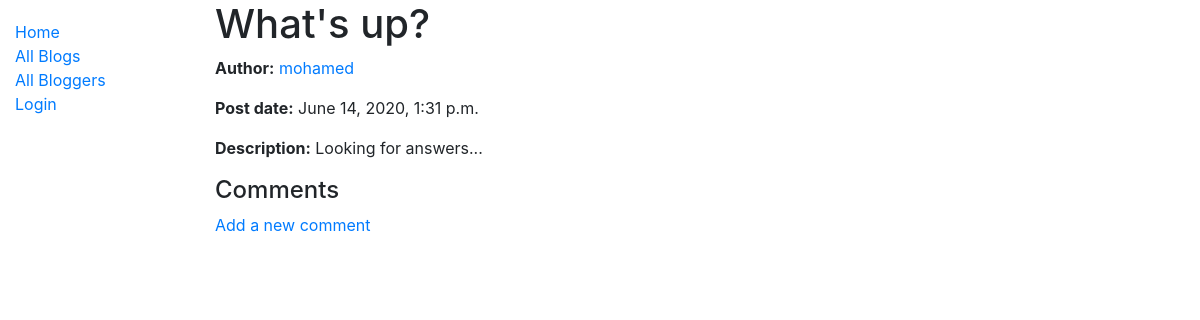
Before: /blog/1 with the older database file.
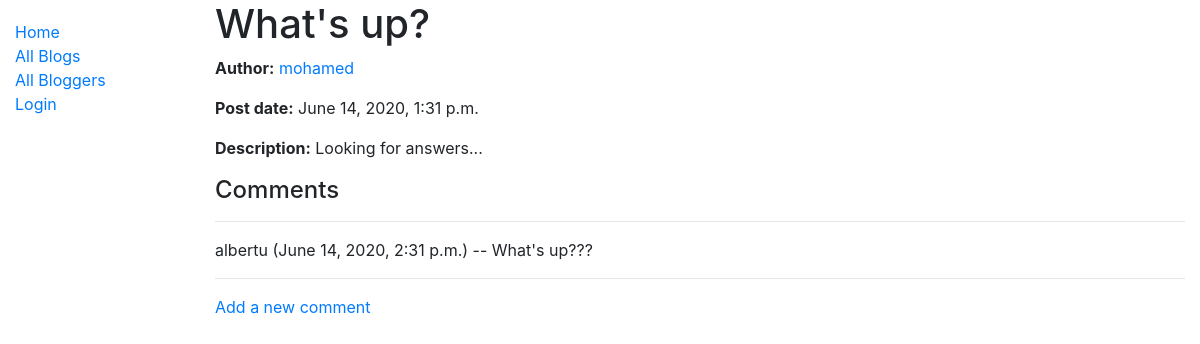
After: the same page with the newer database file.
### blog/models.py (models this page shows, shortened)
class Blog(models.Model):
    post = models.CharField(max_length=200)
    author = models.ForeignKey(Author, on_delete=models.SET_NULL, null=True, blank=True)
    description = models.TextField()
    date = models.DateTimeField(auto_now=True)

class Author(models.Model):
    name = models.OneToOneField(User, on_delete=models.SET_NULL, null=True)
    bio = models.TextField()
    class Meta:
        ordering = ['name']
    def __str__(self):
        return self.name.username
    def get_absolute_url(self):
        return reverse('author-detail', args=[str(self.id)])

class Comment(models.Model):
    comment_text = models.TextField(null=False)
    blog = models.ForeignKey(Blog, on_delete=models.CASCADE)
    author = models.ForeignKey(User, on_delete=models.SET_NULL, null=True, blank=True)
    date = models.DateTimeField(auto_now=True)
    def __str__(self):
        return self.comment_text

### blog/views.py (the view)
# urls.py: path('<int:pk>', views.BlogDetailView.as_view(), name='blog-detail'),
class BlogDetailView(generic.DetailView):
    model = Blog

### blog/templates/blog/blog_detail.html
{% extends "base_generic.html" %}
{% block content %}
  <h1>{{ blog.post }}</h1>
  <p><strong>Author:</strong> <a href="{{ blog.author.get_absolute_url }}"> {{ blog.author }}</a></p>
  <p><strong>Post date:</strong> {{ blog.date }}</p>
  <p><strong>Description:</strong> {{ blog.description }}</p>
  <h4>Comments</h4>
  {% for comment in blog.comment_set.all %}
      <hr>
    <p>
        {{ comment.author }} ({{ comment.date }}) -- {{ comment }}
    </p>
      <hr>
  {% endfor %}
    <a href="{% url 'comment-form' blog.id %}">Add a new comment</a>
{% endblock %}

### blog/templates/base_generic.html (shortened to what this page needs)
<!DOCTYPE html>
<html lang="en">
<head>
  <link rel="stylesheet" href="https://stackpath.bootstrapcdn.com/bootstrap/4.1.3/css/bootstrap.min.css">
  {% load static %}
  <link rel="stylesheet" href="{% static 'css/styles.css' %}">
</head>
<body>
  <div class="container-fluid">
    <div class="row">
      <div class="col-sm-2">
      {% block sidebar %}
        <ul class="sidebar-nav">
            <li><a href="{% url 'index' %}">Home</a></li>
            <li><a href="{% url 'blogs' %}">All Blogs</a></li>
            <li><a href="{% url 'bloggers' %}">All Bloggers</a></li>
            {% if user.is_authenticated %}
            <li>User: {{ user.get_username }}</li>
            <li><a href="{% url 'logout'%}?next={{request.path}}">Logout</a></li>
            {% else %}
            <li><a href="{% url 'login'%}?next={{request.path}}">Login</a></li>
            {% endif %}
        </ul>
     {% endblock %}
      </div>
      <div class="col-sm-10 ">
      {% block content %}{% endblock %}
      </div>
    </div>
  </div>
</body>
</html>

### blog/static/css/styles.css (style rules this page uses)
.sidebar-nav { margin-top: 20px; padding: 0; list-style: none; }

Changed rows visible on the page:
added Comment: author "albertu", date "June 14, 2020, 2:31 p.m.", comment_text "What's up???"
